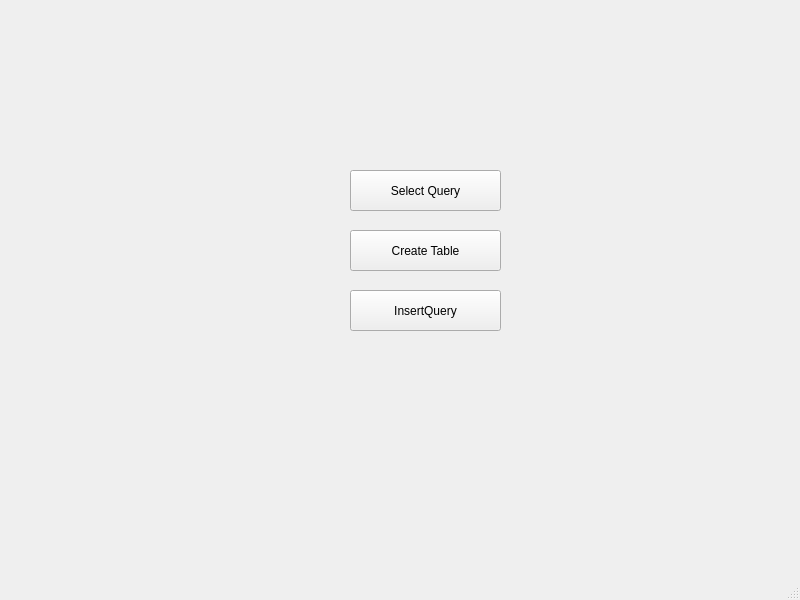
<?xml version="1.0" encoding="UTF-8"?>
<ui version="4.0">
 <class>MainWindow</class>
 <widget class="QMainWindow" name="MainWindow">
  <property name="geometry">
   <rect>
    <x>0</x>
    <y>0</y>
    <width>800</width>
    <height>600</height>
   </rect>
  </property>
  <property name="windowTitle">
   <string>MainWindow</string>
  </property>
  <widget class="QWidget" name="centralwidget">
   <widget class="QPushButton" name="uiButtonWizard">
    <property name="geometry">
     <rect>
      <x>350</x>
      <y>170</y>
      <width>151</width>
      <height>41</height>
     </rect>
    </property>
    <property name="text">
     <string>Select Query</string>
    </property>
   </widget>
   <widget class="QPushButton" name="uiButtonCreate">
    <property name="geometry">
     <rect>
      <x>350</x>
      <y>230</y>
      <width>151</width>
      <height>41</height>
     </rect>
    </property>
    <property name="text">
     <string>Create Table</string>
    </property>
   </widget>
   <widget class="QPushButton" name="uiButtonInsert">
    <property name="geometry">
     <rect>
      <x>350</x>
      <y>290</y>
      <width>151</width>
      <height>41</height>
     </rect>
    </property>
    <property name="text">
     <string>InsertQuery</string>
    </property>
   </widget>
  </widget>
  <widget class="QMenuBar" name="menubar">
   <property name="geometry">
    <rect>
     <x>0</x>
     <y>0</y>
     <width>800</width>
     <height>21</height>
    </rect>
   </property>
  </widget>
  <widget class="QStatusBar" name="statusbar"/>
 </widget>
 <resources/>
 <connections/>
 <slots>
  <slot>openWizardQuery()</slot>
 </slots>
</ui>
